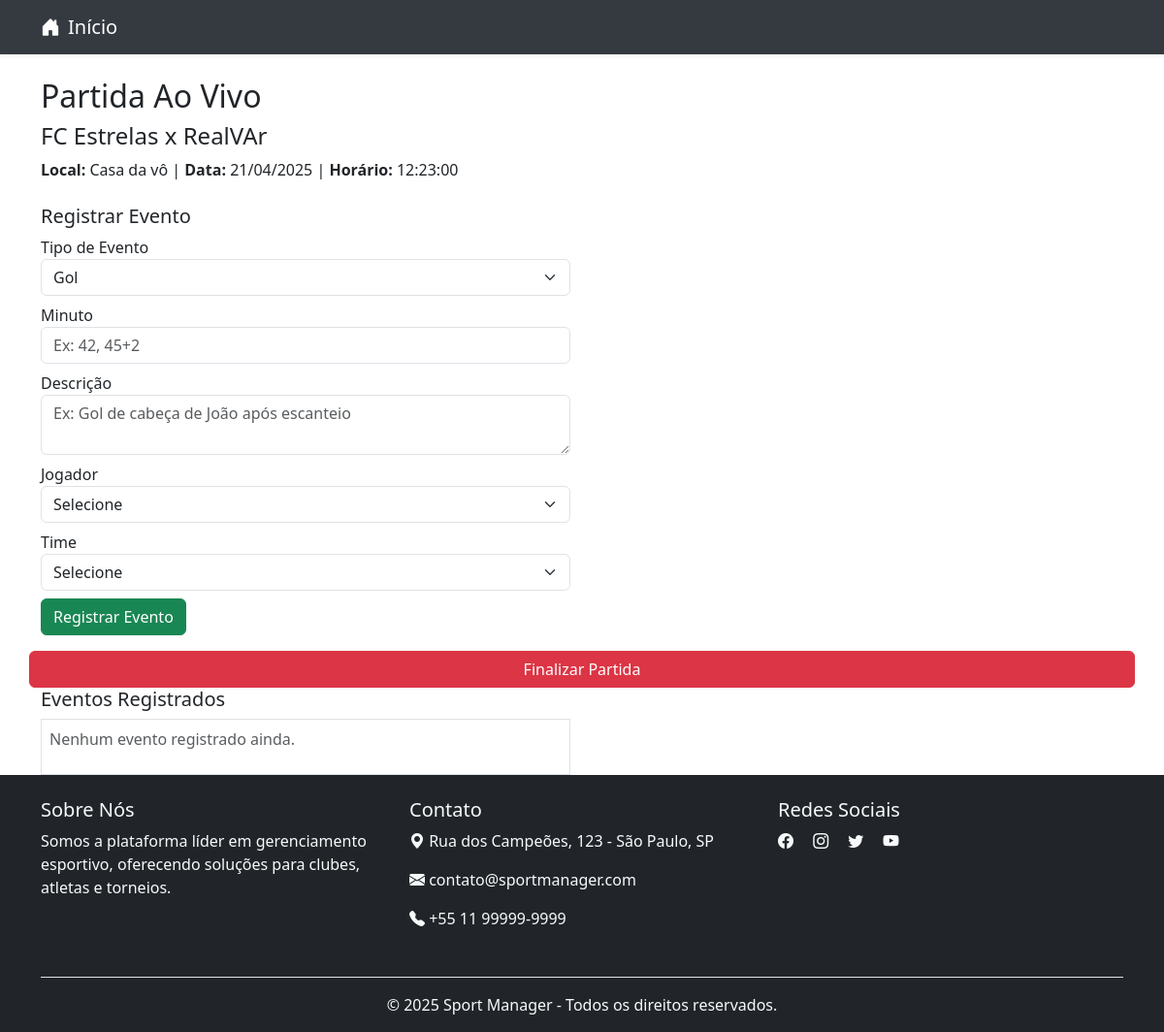
/routes/partida_ao_vivo.php?id=24, run on an earlier commit of the app's database.
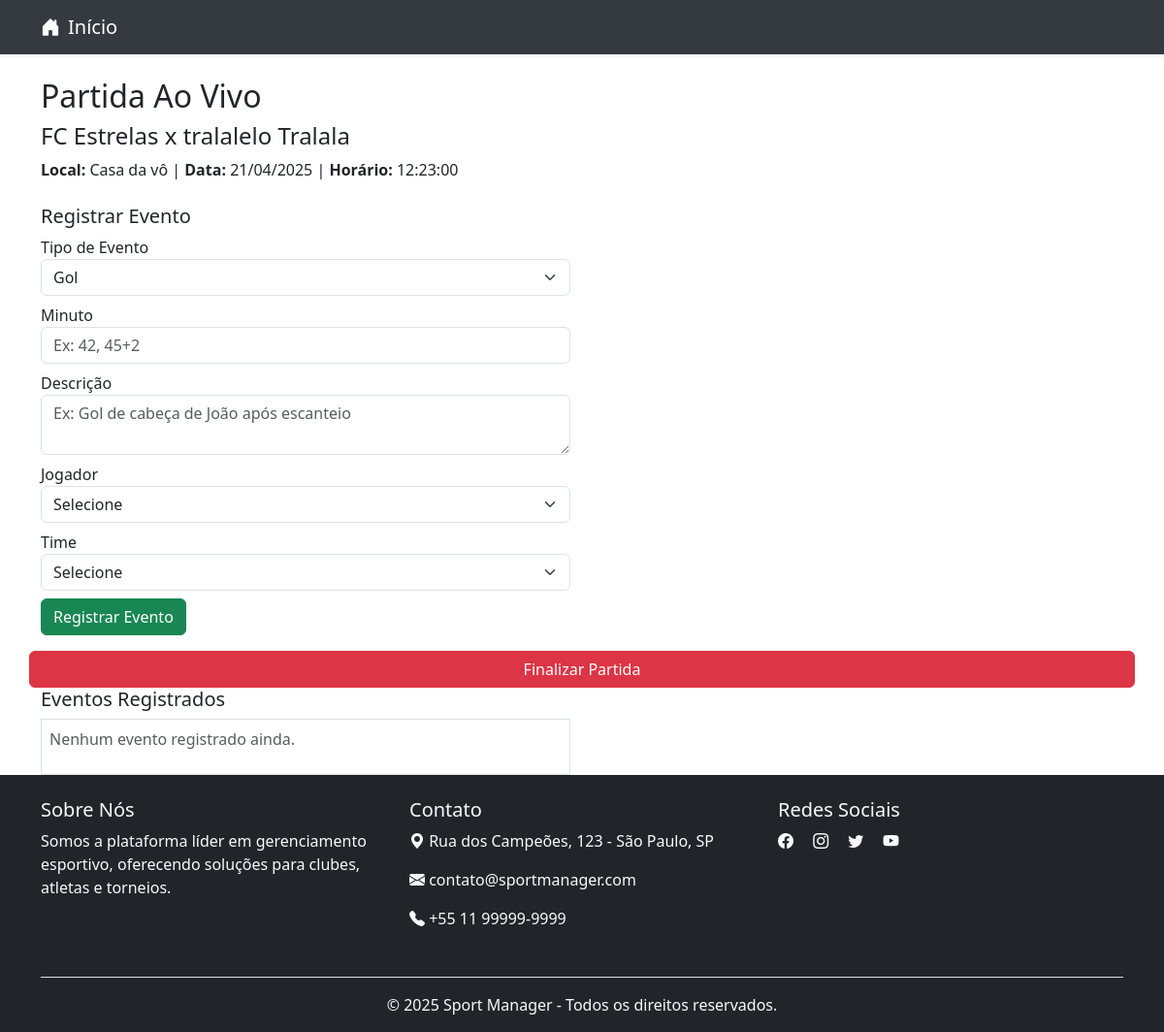
And on a later commit of the database.
### tables this page shows
CREATE TABLE `partidas` (
  `id` int NOT NULL AUTO_INCREMENT,
  `fase_id` int DEFAULT NULL,
  `campeonato_id` int NOT NULL,
  `data` date DEFAULT NULL,
  `horario` time DEFAULT NULL,
  `local` varchar(100) DEFAULT NULL,
  `time_casa` int NOT NULL,
  `time_fora` int NOT NULL,
  `placar_casa` int DEFAULT '0',
  `placar_fora` int DEFAULT '0',
  `rodada_id` int DEFAULT NULL,
  `status` enum('nao_iniciada','em_andamento','finalizada') DEFAULT 'nao_iniciada',
  PRIMARY KEY (`id`),
  KEY `campeonato_id` (`campeonato_id`),
  KEY `time_casa` (`time_casa`),
  KEY `time_fora` (`time_fora`),
  KEY `fk_rodada_id` (`rodada_id`),
  KEY `fk_partidas_fase` (`fase_id`),
  CONSTRAINT `fk_partidas_fase` FOREIGN KEY (`fase_id`) REFERENCES `fases_campeonato` (`id`) ON DELETE SET NULL ON UPDATE CASCADE,
  CONSTRAINT `fk_rodada_id` FOREIGN KEY (`rodada_id`) REFERENCES `rodadas` (`id`) ON DELETE CASCADE ON UPDATE CASCADE
);

CREATE TABLE `times` (
  `id` int NOT NULL AUTO_INCREMENT,
  `nome` varchar(100) NOT NULL,
  `escudo` varchar(255) DEFAULT NULL,
  `cidade` varchar(100) DEFAULT NULL,
  `estadio` varchar(100) DEFAULT NULL,
  `admin_id` int DEFAULT NULL,
  `codigo_publico` varchar(10) DEFAULT NULL,
  PRIMARY KEY (`id`),
  UNIQUE KEY `codigo_publico` (`codigo_publico`)
);

### routes/partida_ao_vivo.php (called while the page is built, shortened)
<?php
require_once __DIR__ . '/../config/database.php';
require_once __DIR__ . '/../app/controllers/PartidaAoVivoController.php';
$partida_id = $_GET['id'] ?? null;
$controller = new PartidaAoVivoController($conn);
$partida = $controller->buscarDadosDaPartida($partida_id);
$eventos = $controller->listarEventos($partida_id);
require_once __DIR__ . '/../public/views/partida/jogo_ao_vivo.php';

### app/controllers/PartidaAoVivoController.php (called while the page is built, shortened)
<?php
class PartidaAoVivoController {
    private $conn;
    public function __construct($db) {
        $this->conn = $db;
    }
    public function buscarDadosDaPartida($partida_id) {
        $stmt = $this->conn->prepare("
            SELECT p.*, t1.nome AS nome_casa, t2.nome AS nome_fora
            FROM partidas p
            JOIN times t1 ON p.time_casa = t1.id
            JOIN times t2 ON p.time_fora = t2.id
            WHERE p.id = ?
        ");
        $stmt->bind_param("i", $partida_id);
        $stmt->execute();
        $res = $stmt->get_result();
        return $res->fetch_assoc();
    }
}

### public/views/partida/jogo_ao_vivo.php (the view, shortened to what this page needs)
<?require_once __DIR__ . '/../../cabecalho/header.php';?>
<div class="container mt-4">
    <h2>Partida Ao Vivo</h2>
    <h4><?= $partida['nome_casa'] ?> x <?= $partida['nome_fora'] ?></h4>
    <p>
        <strong>Local:</strong> <?= $partida['local'] ?> |
        <strong>Data:</strong> <?= date('d/m/Y', strtotime($partida['data'])) ?> |
        <strong>Horário:</strong> <?= $partida['horario'] ?>
    </p>
    <div class="row mt-4">
        <div class="col-md-6">
            <h5>Registrar Evento</h5>
            <form method="post" action="/campeonato_esportivo/routes/registrar_evento.php">
                <div class="mb-2">
                    <label for="tipo_evento">Tipo de Evento</label>
                    <select name="tipo_evento" class="form-select" required>
                        <option value="gol">Gol</option>
                    </select>
                </div>
                <div class="mb-2">
                    <label for="minuto">Minuto</label>
                    <input type="text" name="minuto" class="form-control" required placeholder="Ex: 42, 45+2">
                </div>
                <div class="mb-2">
                    <label for="descricao">Descrição</label>
                    <textarea name="descricao" class="form-control" rows="2" placeholder="Ex: Gol de cabeça de João após escanteio"></textarea>
                </div>
                <div class="mb-2">
        <label for="jogador_id">Jogador</label>
        <select name="jogador_id" class="form-select" required>
            <option value="">Selecione</option>
        </select>
    </div>
    <div class="mb-2">
        <label for="time_id">Time</label>
        <select name="time_id" class="form-select" required>
            <option value="">Selecione</option>
        </select>
    </div>
                <button type="submit" class="btn btn-success">Registrar Evento</button>
            </form>
        </div>
        <a href="/campeonato_esportivo/routes/finalizar_partida.php?id=<?= $partida['id'] ?>" class="btn btn-danger mt-3">
    Finalizar Partida
</a>
        <div class="col-md-6">
            <h5>Eventos Registrados</h5>
            <div class="border p-2" style="max-height: 300px; overflow-y: auto;">
                <?php if (empty($eventos)): ?>
                    <p class="text-muted">Nenhum evento registrado ainda.</p>
                <?php endif; ?>
            </div>
        </div>
    </div>
</div>
<?require_once __DIR__ . '/../cabecalho/footer.php'; ?>

What changed in the data, as far as the page shows it:
changed partidas "Casa da vô": times.nome "RealVAr" → "tralalelo Tralala"
